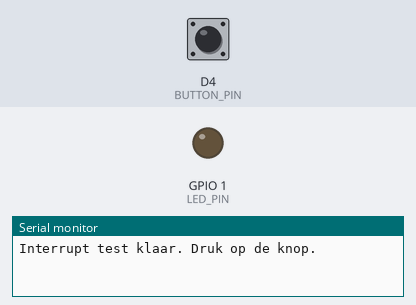
The sketch below on a simulated ESP8266 (NodeMCU). Shown: output pins drawn as LEDs (lit = HIGH), the last lines printed to the serial monitor. Inputs (shaded band) come from the test bench; at power-on: D4 (BUTTON_PIN) HIGH.

Above: at 1.2 s.
1.3 s: D4 (BUTTON_PIN) pulled LOW for 0.15 s
At 2.0 s:
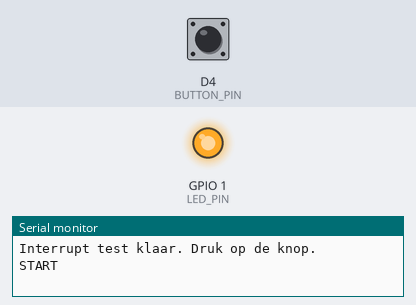
2.9 s: D4 (BUTTON_PIN) pulled LOW for 1 s
At 3.2 s:
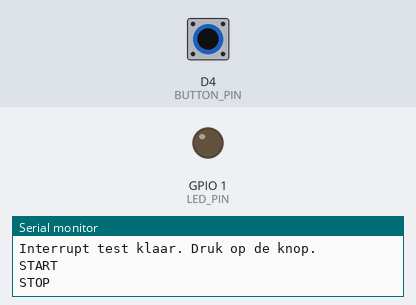
5.4 s: D4 (BUTTON_PIN) pulled LOW for 3.2 s
At 6.3 s:
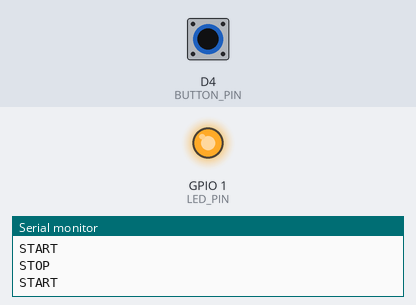
Timing chart, 0 to 8.4 s (numbered marks = the images above; inputs shaded):
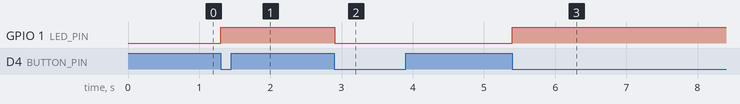

The sketch:

Interrupt_startstop.ino
```cpp
// Interrupt proof of concept: start/stop met een drukknop op D4 (tegen GND)
// Board: Arduino Nano ESP32

const uint8_t BUTTON_PIN = D4;
const uint8_t LED_PIN = D10;             // brandt als "gestart"
const unsigned long DEBOUNCE_MS = 200;

volatile bool buttonFlag = false;        // gezet in de interrupt, verwerkt in loop()
bool running = false;
unsigned long lastPressMs = 0;

void IRAM_ATTR onButton() {
  buttonFlag = true;
}

void setup() {
  Serial.begin(115200);
  pinMode(LED_PIN, OUTPUT);
  digitalWrite(LED_PIN, LOW);
  pinMode(BUTTON_PIN, INPUT_PULLUP);
  attachInterrupt(digitalPinToInterrupt(BUTTON_PIN), onButton, FALLING);
  Serial.println("Interrupt test klaar. Druk op de knop.");
}

void loop() {
  if (buttonFlag) {
    buttonFlag = false;
    if (millis() - lastPressMs > DEBOUNCE_MS) {
      lastPressMs = millis();
      running = !running;
      digitalWrite(LED_PIN, running ? HIGH : LOW);
      Serial.println(running ? "START" : "STOP");
    }
  }
}
```

Measured:
- after the input at 1.3 s, GPIO 1 (LED_PIN): LOW → HIGH at once
- after the input at 2.9 s, GPIO 1 (LED_PIN): HIGH → LOW at once
- after the input at 5.4 s, GPIO 1 (LED_PIN): LOW → HIGH at once
